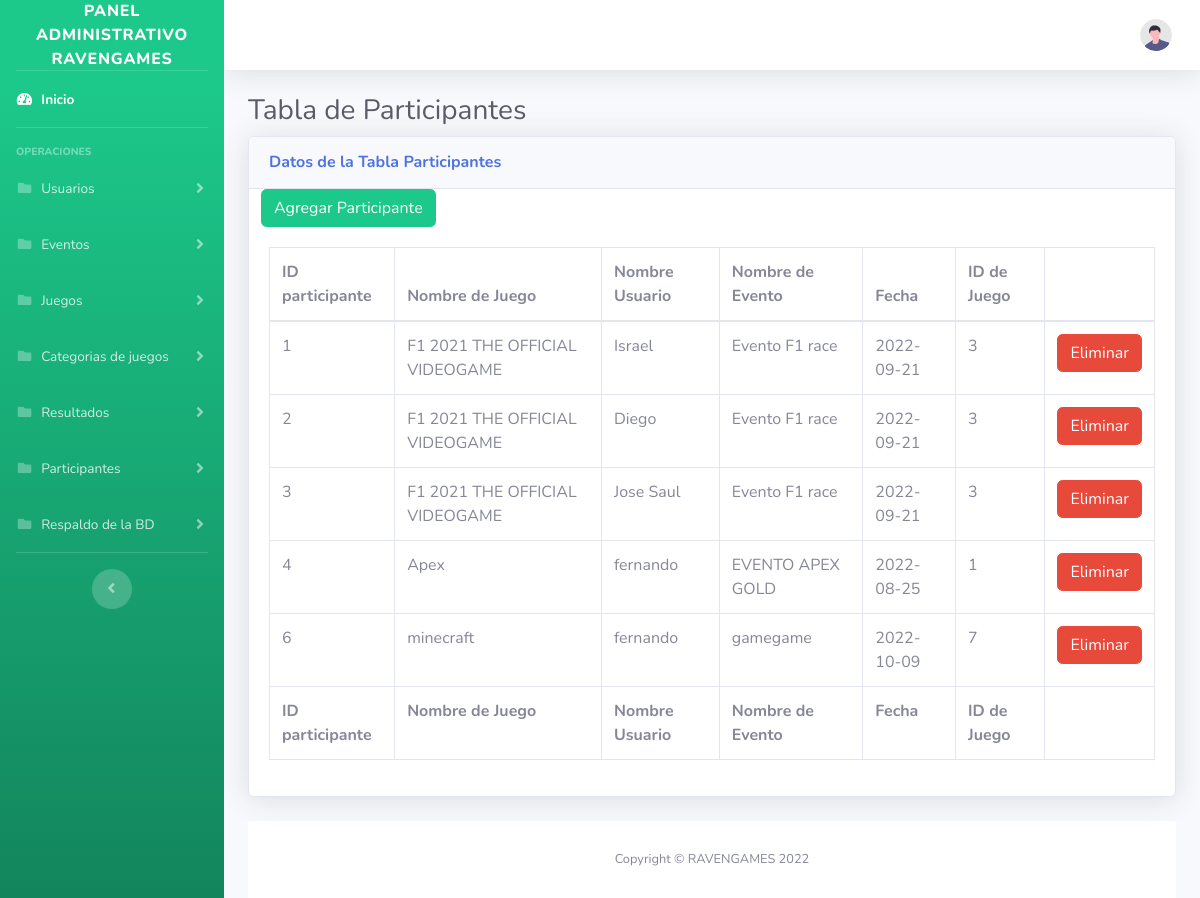
Screenshot of /paneladm/tablaparticip.php with the database file from the repository.
### tables this page shows
CREATE TABLE `participantes` (
  `idparticipante` int(10) NOT NULL AUTO_INCREMENT,
  `nombrejuego` varchar(50) DEFAULT NULL,
  `nombreus` varchar(50) DEFAULT NULL,
  `nombreeve` varchar(50) DEFAULT NULL,
  `fecha` date DEFAULT NULL,
  `idjuego` int(10) DEFAULT NULL,
  PRIMARY KEY (`idparticipante`),
  KEY `idjuego` (`idjuego`),
  CONSTRAINT `participantes_ibfk_1` FOREIGN KEY (`idjuego`) REFERENCES `juegos` (`idjuego`)
);

### paneladm/controller/participcontroller.php (called while the page is built)
<?php
$consultaparticip= "SELECT * FROM participantes";
?>

### paneladm/tablaparticip.php (the view, shortened to what this page needs)
<?php
include_once ('../BD/conexion.php')
?>
<!DOCTYPE html>
<html lang="en">
<head>
    <link href="vendor/fontawesome-free/css/all.min.css" rel="stylesheet" type="text/css">
    <link href="css/sb-admin-2.min.css" rel="stylesheet">
      <link href="vendor/datatables/dataTables.bootstrap4.min.css" rel="stylesheet">
</head>
<body id="page-top">
<?php
include './layauts/menunavbar.php';
include './controller/participcontroller.php';
    ?>
  <div class="container-fluid">
<h1 class="h3 mb-2 text-gray-800">Tabla de Participantes</h1>
<div class="card shadow mb-4">
    <div class="card-header py-3">
        <h6 class="m-0 font-weight-bold text-primary">Datos de la Tabla Participantes</h6>
    </div>
    <div class="col-md-3">
        <a type="text" class="btn btn-success" tabindex="-1" role="button" href="agregarparticip.php">Agregar Participante</a>
        </div>
        <div class="card-body">
                            <div class="table-responsive">
                                <table class="table table-bordered" id="dataTable" width="100%" cellspacing="0">
                                    <thead>
                                        <tr>
                                            <th>ID participante</th>
                                            <th>Nombre de Juego</th>
                                            <th>Nombre Usuario</th>
                                            <th>Nombre de Evento</th>
                                            <th>Fecha</th>
                                            <th>ID de Juego</th>
                                            <th>    </th>
                                        </tr>
                                    </thead>
                                    <tfoot>
                                        <tr>
                                            <th>ID participante</th>
                                            <th>Nombre de Juego</th>
                                            <th>Nombre Usuario</th>
                                            <th>Nombre de Evento</th>
                                            <th>Fecha</th>
                                            <th>ID de Juego</th>
                                            <th>    </th>
                                        </tr>
                                    </tfoot>
                                    <tbody>
                                        <?php
                                            if ($resultado = $conexion->query($consultaparticip)) {
                                                while ($obj = $resultado->fetch_object()) {
                                    ?>
                                            <tr>
                                                <td><?= $obj->idparticipante ?></td>
                                                <td><?= $obj->nombrejuego?></td>
                                                <td><?= $obj->nombreus ?></td>
                                                <td><?= $obj->nombreeve?></td>
                                                <td><?= $obj->fecha ?></td>
                                                <td><?= $obj->idjuego ?></td>
                                                <td>
                                                <form action="./controller/deleteparticip.php" method="post">
                                                <button type="submit" name="delete_btn" class="btn btn-danger"> Eliminar</button>
                                                </form>
                                                </td>
                                            </tr>
                                        <?php
                                        }
                                        }
                                        ?>
                                    </tbody>
                                </table>
                            </div>
                        </div>
</div>
            <?php
include './layauts/allfooter.php'
?>
</body>
</html>

### rows the page displays
participantes: idparticipante "1", nombrejuego "F1 2021 THE OFFICIAL VIDEOGAME", nombreus "Israel", nombreeve "Evento F1 race", fecha "2022-09-21", idjuego "3"
participantes: idparticipante "2", nombrejuego "F1 2021 THE OFFICIAL VIDEOGAME", nombreus "Diego", nombreeve "Evento F1 race", fecha "2022-09-21", idjuego "3"
participantes: idparticipante "3", nombrejuego "F1 2021 THE OFFICIAL VIDEOGAME", nombreus "Jose Saul", nombreeve "Evento F1 race", fecha "2022-09-21", idjuego "3"
participantes: idparticipante "4", nombrejuego "Apex", nombreus "fernando", nombreeve "EVENTO APEX GOLD", fecha "2022-08-25", idjuego "1"
participantes: idparticipante "6", nombrejuego "minecraft", nombreus "fernando", nombreeve "gamegame", fecha "2022-10-09", idjuego "7"
